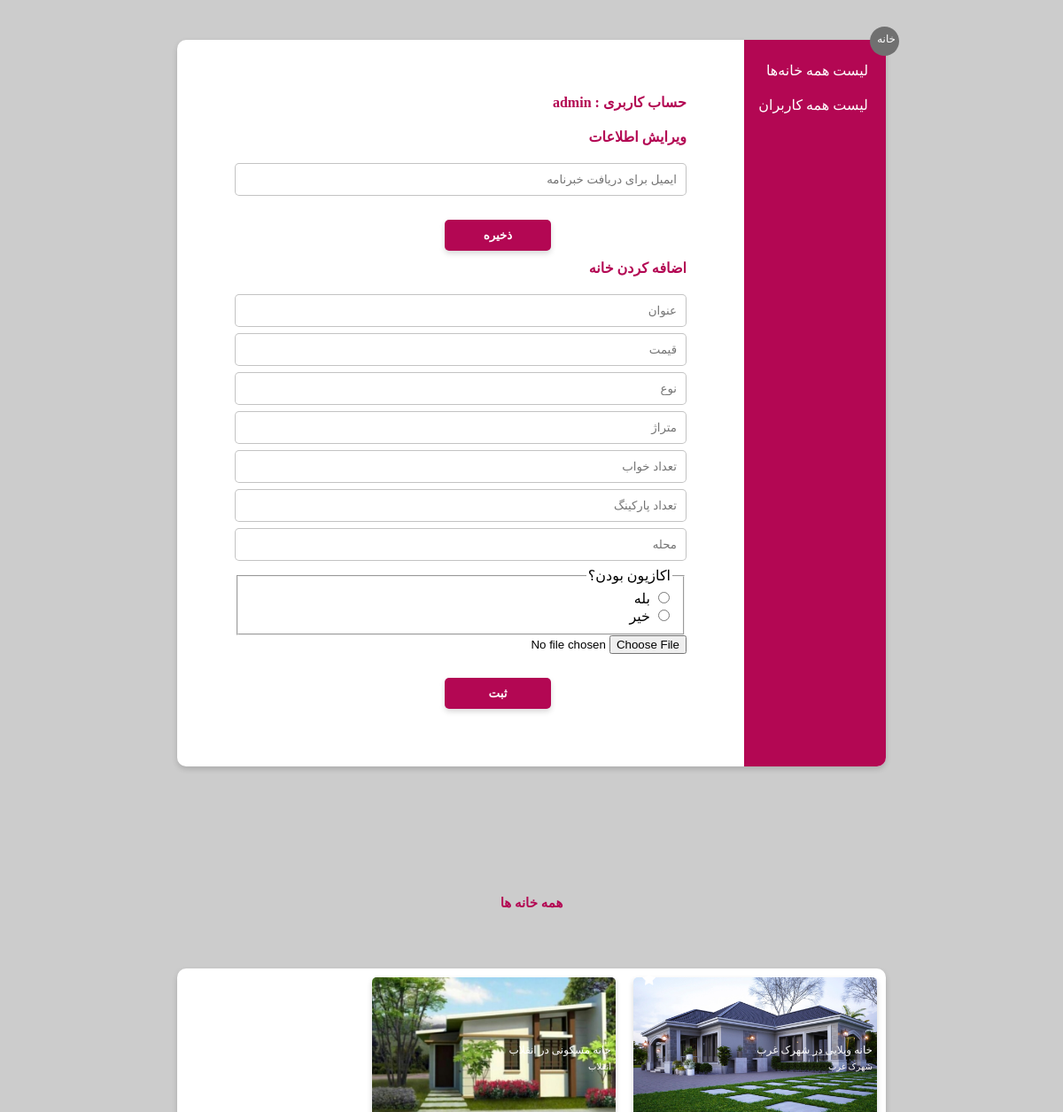
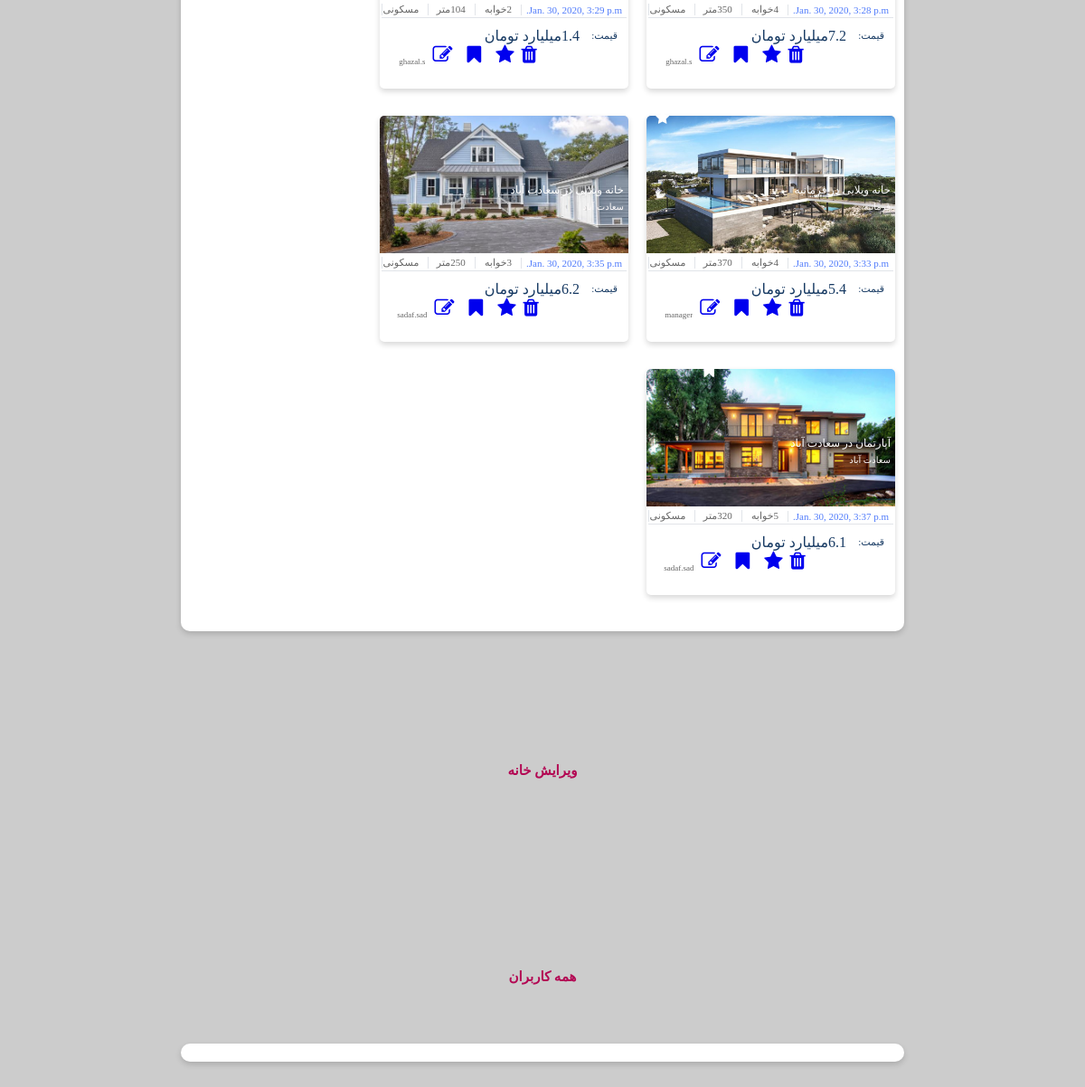
The app's page /homes/allHomes (signed in) with its own data (2 pictures, top to bottom).
### homes/models.py (models this page shows)
class Housing(models.Model):
    title = models.CharField(max_length=200)
    price = models.FloatField()
    type = models.CharField(max_length=50)
    area = models.IntegerField()
    bedrooms = models.IntegerField()
    parkings = models.IntegerField()
    locality = models.CharField(max_length=200)
    created_at = models.DateTimeField(auto_now_add=True)
    pic = models.ForeignKey(Image, on_delete=models.SET_NULL, null=True)
    estate = models.CharField(max_length=50)
    star = models.BooleanField(default=False)
    bookmark = models.BooleanField(default=False)

class Image(models.Model):
    image = models.CharField(max_length=500)

### homes/views.py (the view)
# urls.py: path('allHomes', views.showAllHomes),
def showAllHomes(request):
    h = Housing.objects.all()
    usernameHome = None
    if request.user.is_authenticated:
        usernameHome = request.user.username
    gotodiv = 'sec4HeadHome'
    return render(request, 'manager.html', {'results': h, 'username': usernameHome, 'jump': gotodiv})

### homes/templates/manager.html (shortened to what this page needs)
{% load static %}
<!DOCTYPE html PUBLIC "-//W3C//DTD XHTML 1.0 Strict//EN" "http://www.w3.org/TR/xhtml1/DTD/xhtml1-strict.dtd">
<html xmlns="http://www.w3.org/1999/xhtml">
        <head>
                <link rel="stylesheet"
          href="https://cdnjs.cloudflare.com/ajax/libs/font-awesome/4.7.0/css/font-awesome.min.css"/>
                <link rel="stylesheet" href={% static "CSS/managerUserStyle.css" %} />
        </head>
        <body>
            <div id="background">
                <div class="infoPage" style="height: 820px;margin-top: 45px;margin-bottom: 45px">
                    <div id="cancelButton" >
                        <a href="home" style="font-size: 12px; color: white; text-decoration: none;width: 100%;margin-left: auto;margin-right: 4px; margin-top: 7px;display: block;">خانه</a>
                    </div>
                    <div id="sidebar" style="position:relative;">
                        <a  href="allHomes" id="headerForForm" style="color:white;padding-top: 10px;padding-right: 20px;position: relative;top: 25px;cursor: pointer;text-decoration: none;">لیست همه خانه‌ها</a>
                        <a  href="allUsers" id="headerForForm" style="color:white;padding-top: 10px;padding-right: 20px;position: relative;top: 45px;cursor: pointer;text-decoration: none;">لیست همه کاربران</a>
                    </div>
                    <div id="formBar">
                        <div id="form">
                            <div class="selectionBar">
                                <h1 id="headerForForm">حساب کاربری : {{ username }}</h1>
                                <form method="POST" action="changeEmail">
                                <h1 id="headerForForm">ویرایش اطلاعات</h1>
                                <div id="completionForm">
                                    <div class="input">
                                            <input class="text" placeholder="ایمیل برای دریافت خبرنامه" type="text" name="newEmail" value="" required />
                                    </div>
                                    <button class="form-submit-button" type="submit" >ذخیره</button>
                                </div>
                                </form>
                            </div>
                            <div class="selectionBar">
                                <form method="POST" action="addHouse">
                                <h1 id="headerForForm">اضافه کردن خانه</h1>
                                <div id="completionForm">
                                    <div class="input">
                                            <input class="text" placeholder="عنوان" type="text" name="hometitle" value="" required />
                                    </div>
                                    <div class="input">
                                            <input class="text" placeholder="قیمت" type="text" name="homeprice" value="" required />
                                    </div>
                                    <div class="input">
                                            <input class="text" placeholder="نوع" type="text" name="hometype" value="" required />
                                    </div>
                                    <div class="input">
                                            <input class="text" placeholder="متراژ" type="text" name="homearea" value="" required />
                                    </div>
                                    <div class="input">
                                            <input class="text" placeholder="تعداد خواب" type="text" name="homebedrooms" value="" required />
                                    </div>
                                    <div class="input">
                                            <input class="text" placeholder="تعداد پارکینگ" type="text" name="homeparkings" value="" required />
                                    </div>
                                    <div class="input">
                                            <input class="text" placeholder="محله" type="text" name="homelocality" value="" required />
                                    </div>
                                    <fieldset>
                                    <legend>اکازیون بودن؟</legend>
                                    <input type="radio" name="homestar" value="True" /> بله <br />
                                    <input type="radio" name="homestar" value="False" /> خیر <br />
                                     </fieldset>                                   <div class="input">
                                            <input type="file" placeholder="عکس" name="homepic" accept="image/*">
                                    </div>
                                    <button class="form-submit-button" type="submit" >ثبت</button>
                                </div>
                                </form>
                            </div>
                        </div>
                    </div>
                </div>
            <div id="sec4HeadHome" style="margin-top: 100px">همه خانه ها </div>
                <div class="infoPage" style="margin-top: 45px;margin-bottom: 45px">
                                <div id="sec4Grid" >
                    {% for result in results %}
                     <div class="sec4Cards">
                        <div class="sec4Imgs"
                             style="background-image: url({{ result.pic.image}});">
                            <div class="sec4ImgsInfo">
                                <div>{{ result.title }}</div>
                            </div>
                            <div class="sec4ImgsInfo2">
                                <div>{{ result.locality }}</div>
                            </div>
                            {% if result.star %}
                                <div class="fa fa-star" style="color: white;position: relative;right: 250px;top:-40px;font-size: 16px"></div>
                            {% endif %}
                            {% if result.bookmark %}
                                <div class="fa fa-bookmark" style="color: white;position: relative;right: 200px;top:-40px;font-size: 16px"></div>
                            {% endif %}
                        </div>
                        <div class="sec4Info">
                            <div class="sec4details">
                                <div class="bluedetails4">
                                   <div >{{ result.created_at }}</div>
                                </div>
                                <div class="details4">
                                    <div>{{ result.bedrooms }}خوابه</div>
                                </div>
                                <div class="details4">
                                    <div>{{result.area}}متر </div>
                                </div>
                                <div class="details4">
                                    <div>{{ result.type }}</div>
                                </div>
                            </div>
                            <div class="sec4Price">
                                <div class="priceTex4">
                                    <div class="details42">
                                        <div class="details42small">قیمت:</div>
                                        <div>{{ result.price }}میلیارد تومان </div>
                                    </div>
                                </div>
                                <div class="sec4LogoDiv">
                                    <a class="fa fa-trash singleAction"  href="{% url 'deleteHousing' select=result.id %}"  aria-hidden="true" style="font-size: 22px;text-decoration: none "></a>
                                    <a class="fa fa-star singleAction"  href="{% url 'starHousing' select=result.id %}"  aria-hidden="true" style="font-size: 22px; margin-right: 8px;margin-left: 8px;text-decoration: none "></a>
                                    <a class="fa fa-bookmark singleAction"  href="{% url 'bookmarkHousing' select=result.id %}"  aria-hidden="true" style="font-size: 22px; margin-right: 8px;margin-left: 8px;text-decoration: none "></a>
                                    <a class="fa fa-edit singleAction"  href="{% url 'editHousing' select=result.id %}"  aria-hidden="true" style="font-size: 22px; margin-right: 8px;margin-left: 8px;text-decoration: none "></a>
                                    <span class="sec4LogoText">{{ result.estate }}</span></div>
                            </div>
                        </div>
                    </div>
                    {% endfor %}
                </div>
                </div>
            <div id="sec4HeadHome" style="margin-top: 100px">ویرایش خانه </div>
                    <div id="sec4HeadUser" style="margin-top: 100px">همه کاربران </div>
                            <div class="infoPage" style="margin-top: 45px;margin-bottom: 45px">
                </div>
            </div>
        </body>
</html>

### records on screen
Housing: pic.image (picture), title "خانه ویلایی در شهرک غرب", locality "شهرک غرب", star True (drawn), created_at "Jan. 30, 2020, 3:28 p.m.", bedrooms "4", area "350", type "مسکونی", price "7.2", estate "ghazal.s"
Housing: pic.image (picture), title "خانه مسکونی در انقلاب", locality "انقلاب", created_at "Jan. 30, 2020, 3:29 p.m.", bedrooms "2", area "104", type "مسکونی", price "1.4", estate "ghazal.s"
Housing: pic.image (picture), title "خانه ویلایی در فرمانیه", locality "فرمانیه", star True (drawn), created_at "Jan. 30, 2020, 3:33 p.m.", bedrooms "4", area "370", type "مسکونی", price "5.4", estate "manager"
Housing: pic.image (picture), title "خانه ویلایی در سعادت آباد", locality "سعادت آباد", created_at "Jan. 30, 2020, 3:35 p.m.", bedrooms "3", area "250", type "مسکونی", price "6.2", estate "sadaf.sad"
Housing: pic.image (picture), title "آپارتمان در سعادت آباد", locality "سعادت آباد", bookmark True (drawn), created_at "Jan. 30, 2020, 3:37 p.m.", bedrooms "5", area "320", type "مسکونی", price "6.1", estate "sadaf.sad"

### other values on screen
{{ username }} "admin"
